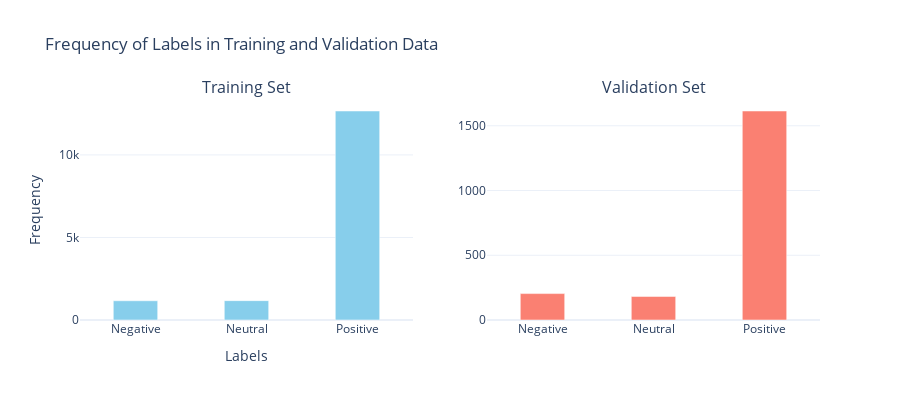

This figure's notebook cell:
### Code cell
Plots.plt_freq_labels(df_train, df_val)

### Figure 1 — Plotly figure (JSON) as saved in the notebook; plotly's stock layout.template omitted (floating-point values rounded to 4 significant figures)
{"data": [{"marker": {"color": "skyblue"}, "name": "Training Set", "type": "bar", "width": [0.4, 0.4, 0.4], "x": ["Negative", "Neutral", "Positive"], "xaxis": "x", "y": [1166, 1173, 12661], "yaxis": "y"}, {"marker": {"color": "salmon"}, "name": "Validation Set", "type": "bar", "width": [0.4, 0.4, 0.4], "x": ["Negative", "Neutral", "Positive"], "xaxis": "x2", "y": [204, 182, 1614], "yaxis": "y2"}], "layout": {"annotations": [{"font": {"size": 16}, "showarrow": false, "text": "Training Set", "x": 0.225, "xanchor": "center", "xref": "paper", "y": 1, "yanchor": "bottom", "yref": "paper"}, {"font": {"size": 16}, "showarrow": false, "text": "Validation Set", "x": 0.775, "xanchor": "center", "xref": "paper", "y": 1, "yanchor": "bottom", "yref": "paper"}], "bargap": 0.01, "bargroupgap": 0, "height": 400, "showlegend": false, "title": {"text": "Frequency of Labels in Training and Validation Data"}, "width": 900, "xaxis": {"anchor": "y", "domain": [0, 0.45], "tickmode": "array", "tickvals": ["Negative", "Neutral", "Positive"], "title": {"text": "Labels"}}, "xaxis2": {"anchor": "y2", "domain": [0.55, 1]}, "yaxis": {"anchor": "x", "domain": [0, 1], "title": {"text": "Frequency"}}, "yaxis2": {"anchor": "x2", "domain": [0, 1]}}}
